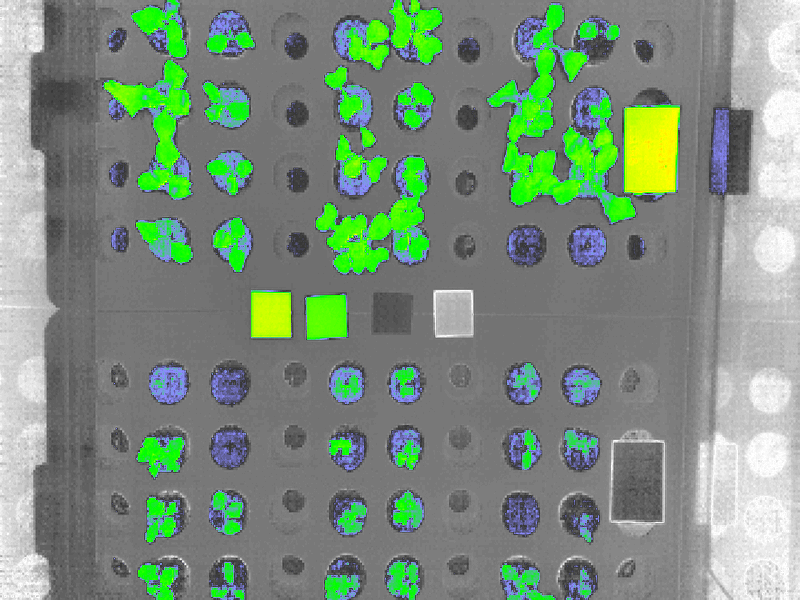
#> input picture cvy1/cv/nd_cmap.png, 800 x 600 px
$ python t.py
#> lines starting #> are read from the running program, lines starting #| are printed output that depends on the picture; after the words box and inside, x2 and y2 are one past the last pixel; in counts of white or black regions, pixels touching at a corner belong together
import cv2
import numpy as np

image = cv2.imread("nd_cmap.png")
#> image is the input picture: shape (600, 800, 3); mean B, G, R 124.6, 142.6, 123.8
edged = cv2.Canny(image, 200, 250, True, 3)
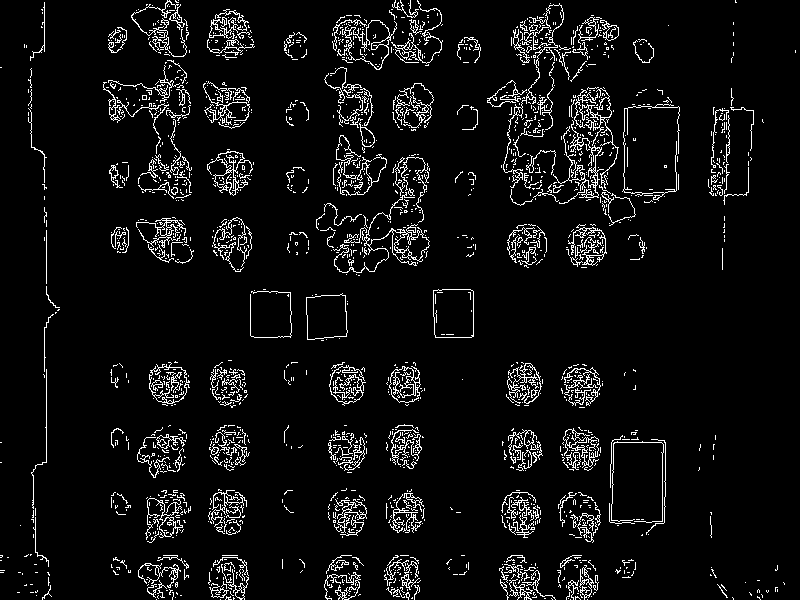
#> edged: shape (600, 800); 6.1% white in thin lines or dots
cv2.imshow("edged", edged)
cv2.waitKey(0)

kern = cv2.getStructuringElement(cv2.MORPH_RECT, (3,3))
closed = cv2.morphologyEx(edged, cv2.MORPH_CLOSE, kern)
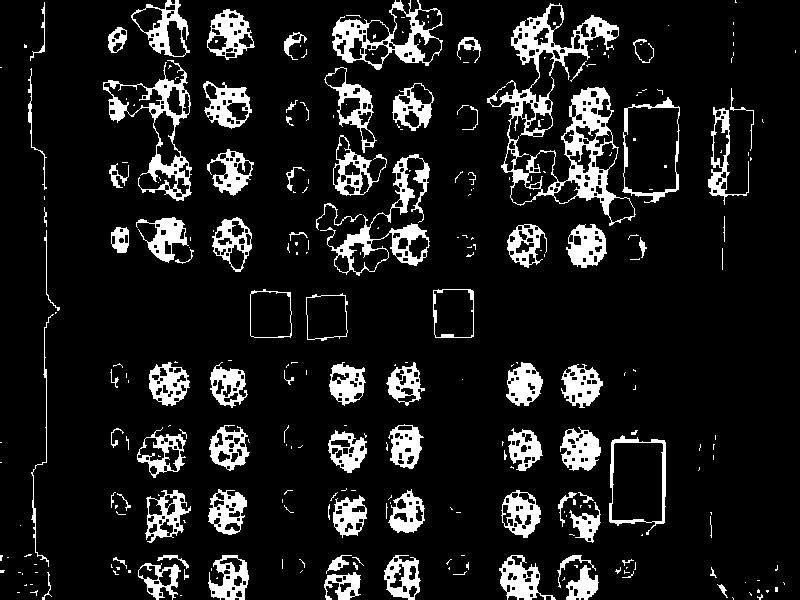
#> closed: shape (600, 800); 11.4% white; 289 white regions (200 under 20 px)
cv2.imshow("closed", closed)
cv2.waitKey(0)

(contours, _) = cv2.findContours(closed.copy(), cv2.RETR_EXTERNAL, cv2.CHAIN_APPROX_SIMPLE)
#> contours = 264 contours, 198 with area under 20; largest, box (x1, y1, x2, y2) and area: (487, 3, 636, 226) 11690, (622, 97, 680, 203) 4816, (609, 435, 666, 535) 4484, (103, 60, 192, 201) 4482, (332, 0, 443, 70) 4482
ix = 0
for c in contours:
    perim = cv2.arcLength(c, True)
    # approx = cv2.approxPolyDP(c, 0.02*perim, True)
    approx = cv2.convexHull(c)
    x,y,w,h = cv2.boundingRect(c)
    if( w>25 and h>25):
        ix += 1
        newImg = image[y:y+h, x:x+w]
        cv2.imwrite(str(ix) + ".png", newImg)
        cv2.rectangle(closed,(x,y),(x+w,y+h),(0,255,0),2)
#> this loop made 264 passes
#> (perim, x, y, w, h) on passes 3, 6, 8, 10, 14, 19, 20, 23, 28, 32, 34, 37: (19.07, 757, 594, 6, 6), (6.83, 766, 590, 3, 3), (8.83, 757, 589, 3, 4), (40.28, 717, 584, 11, 14), (0, 745, 582, 1, 1), (191.4, 324, 572, 37, 28), (75.7, 42, 572, 10, 28), (31.07, 622, 571, 12, 7), (15.66, 113, 570, 6, 5), (29.31, 710, 567, 7, 11), (19.9, 615, 567, 6, 7), (12.83, 775, 565, 3, 6)
#> (c, perim, approx, x, y, w, h) on passes 2, 5, 9, 11, 12: ([[180, 595], [181, 595]], 2, [[181, 595], [180, 595]], 180, 595, 2, 1), ([[17, 592], [19, 592]], 4, [[19, 592], [17, 592]], 17, 592, 3, 1), ([[775, 587], [775, 591], [777, 591], [777, 587]], 12, [[777, 587], [777, 591], [775, 591], [775, 587]], 775, 587, 3, 5), ([[30, 584], [32, 584]], 4, [[32, 584], [30, 584]], 30, 584, 3, 1), ([[26, 584], [25, 585], [24, 585], [26, 585]], 5.41, [[26, 585], [24, 585], [26, 584]], 24, 584, 3, 2)
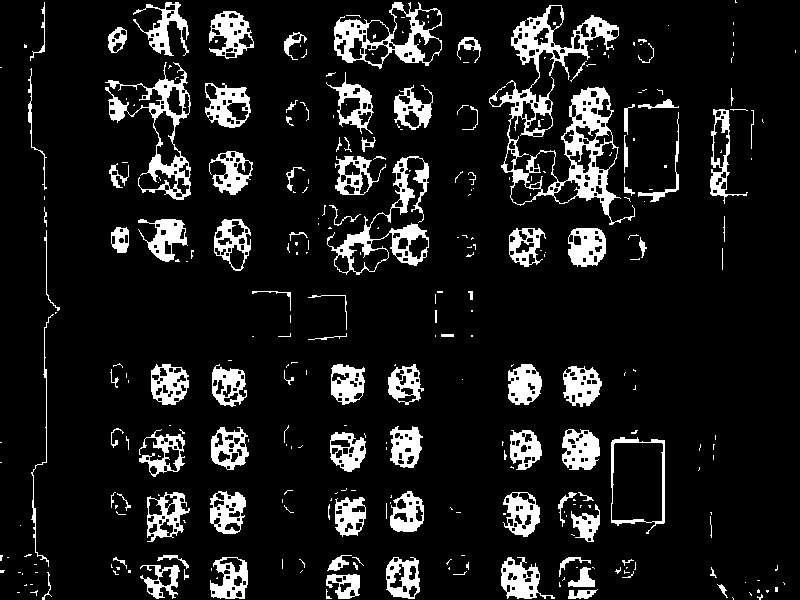
#> closed: shape (600, 800); 10.9% white; 320 white regions (218 under 20 px), largest, box (x1, y1, x2, y2) and area: (489, 5, 635, 225) 7200, (327, 156, 429, 275) 2516, (105, 62, 191, 200) 2499
#> after the loop, ix = 47
    # cv2.drawContours(image, [rect], -1, (255,0,0), 2)

cv2.imshow("stuff", closed)
cv2.waitKey(0)

$ run again, with cvy1/cv/sprouts.jpg saved as cvy1/cv/nd_cmap.png
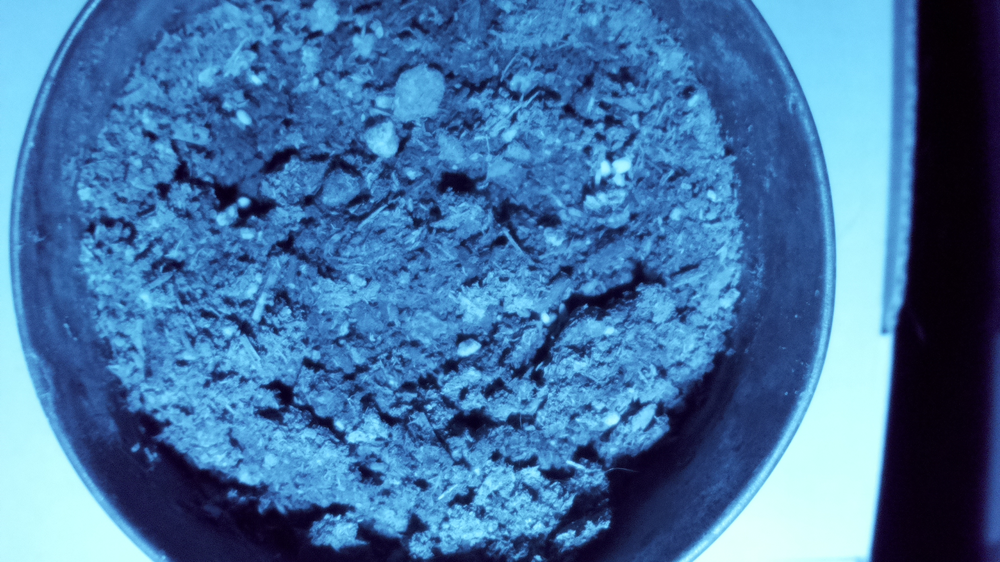
#> input picture cvy1/cv/sprouts.jpg, 1000 x 562 px, shrunk from 1920 x 1080 before the run
#> image is the input picture: shape (562, 1000, 3); mean B, G, R 162.4, 114.9, 67.2
#> `edged = cv2.Canny(image, 200, 250, True, 3)`:
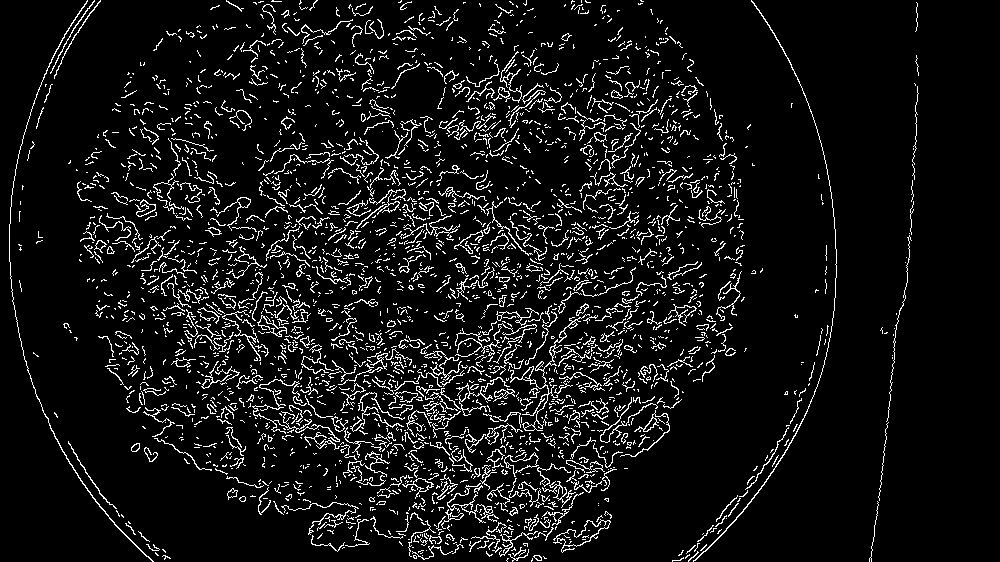
#> edged: shape (562, 1000); 7.7% white in thin lines or dots
#> contours = 813 contours, 651 with area under 20; largest, box (x1, y1, x2, y2) and area: (246, 216, 701, 562) 38002, (259, 137, 460, 273) 3805, (148, 246, 269, 389) 3255, (213, 464, 370, 552) 1588, (558, 95, 672, 171) 1280
#> the loop `for c in contours:` made 813 passes
#> (perim, x, y, w, h) on passes 1, 2, 3, 4, 5, 7, 11, 13: (8.83, 506, 558, 3, 4), (42.14, 531, 555, 16, 7), (17.9, 486, 551, 7, 6), (16.49, 678, 550, 6, 6), (94.08, 146, 544, 25, 16), (32.63, 138, 531, 12, 11), (37.21, 125, 521, 11, 14), (200.5, 553, 511, 59, 42)
#> after the loop `for c in contours:`:
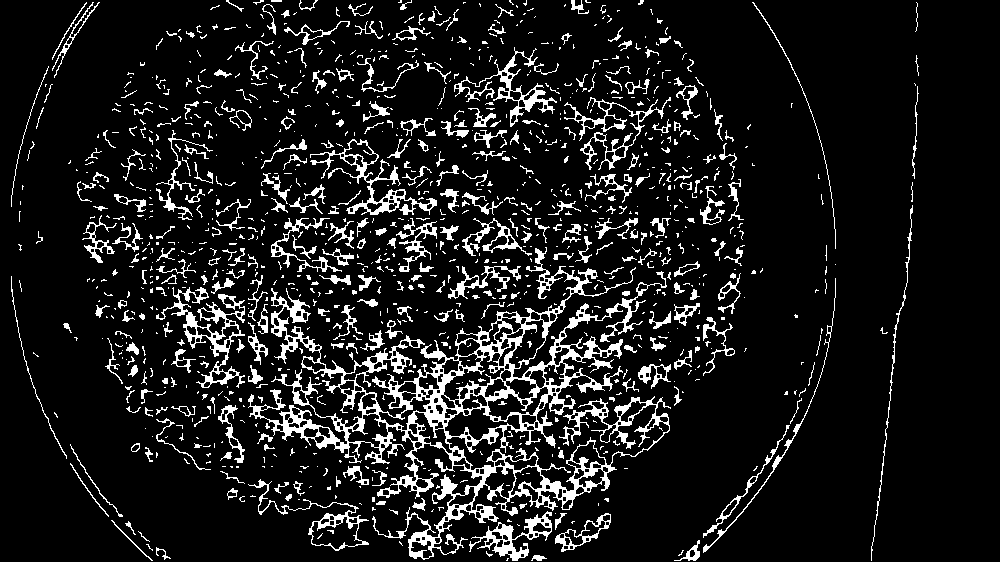
#> closed: shape (562, 1000); 10.8% white; 1083 white regions (757 under 20 px), largest, box (x1, y1, x2, y2) and area: (248, 247, 671, 560) 21451, (156, 287, 245, 388) 1900, (310, 139, 437, 215) 1553
#> after the loop `for c in contours:`: ix = 45
